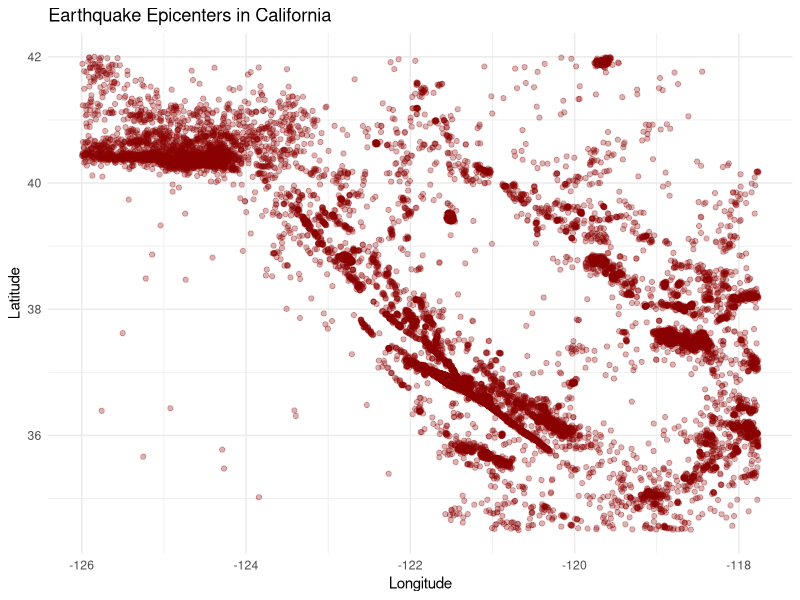
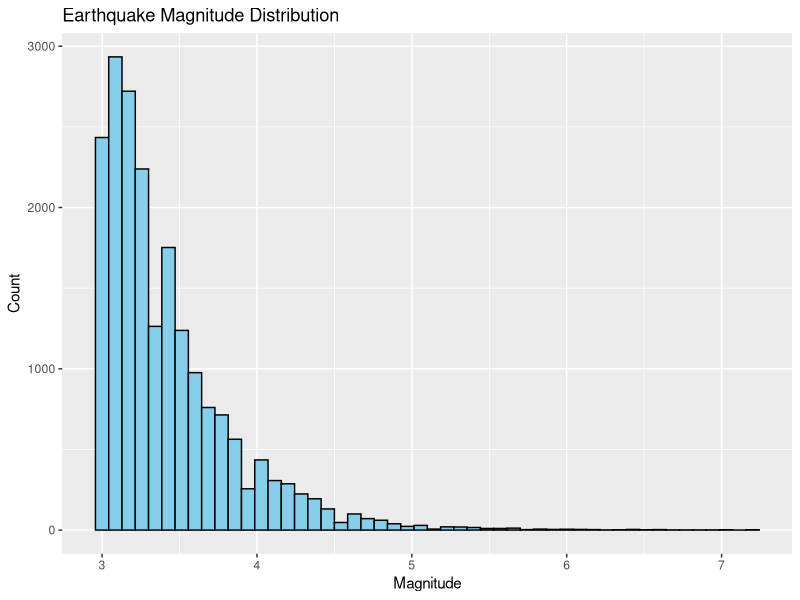
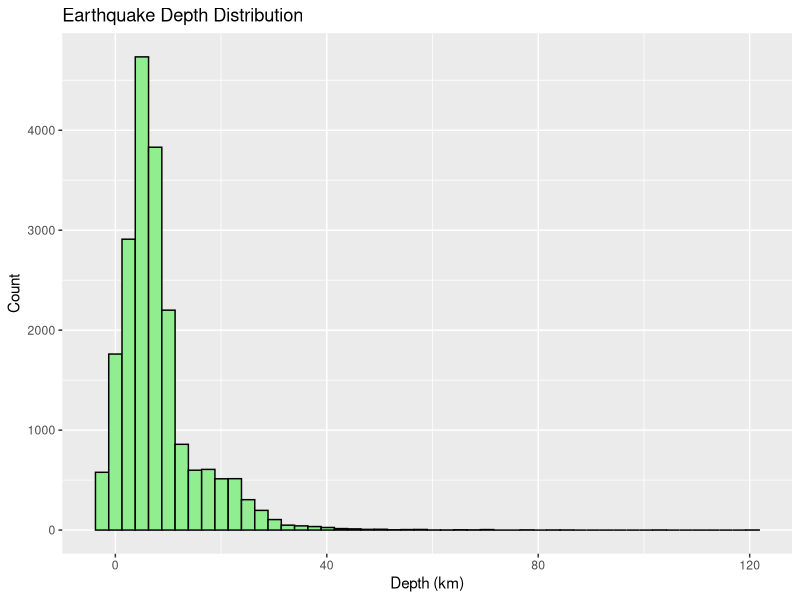
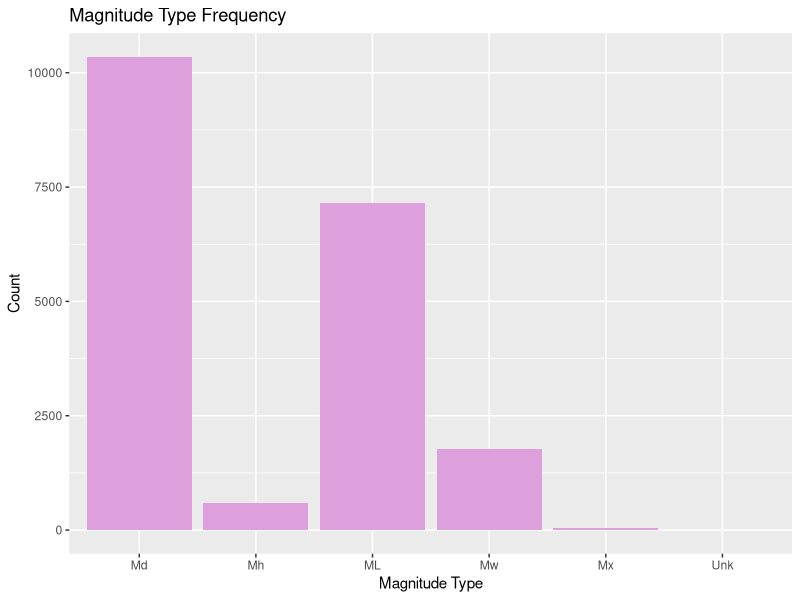
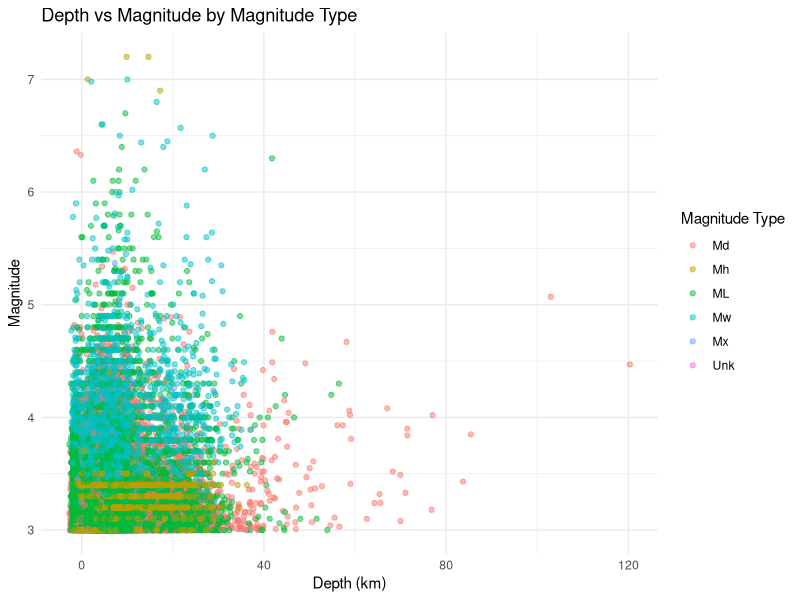
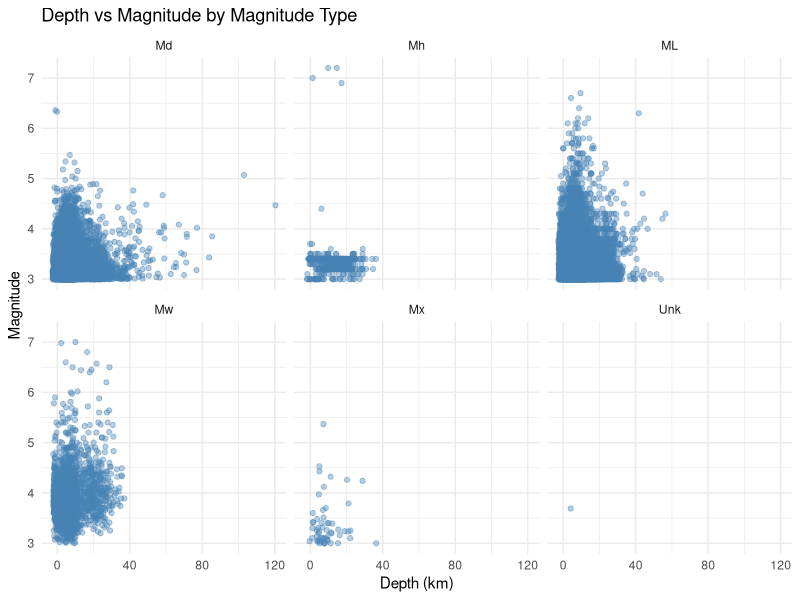
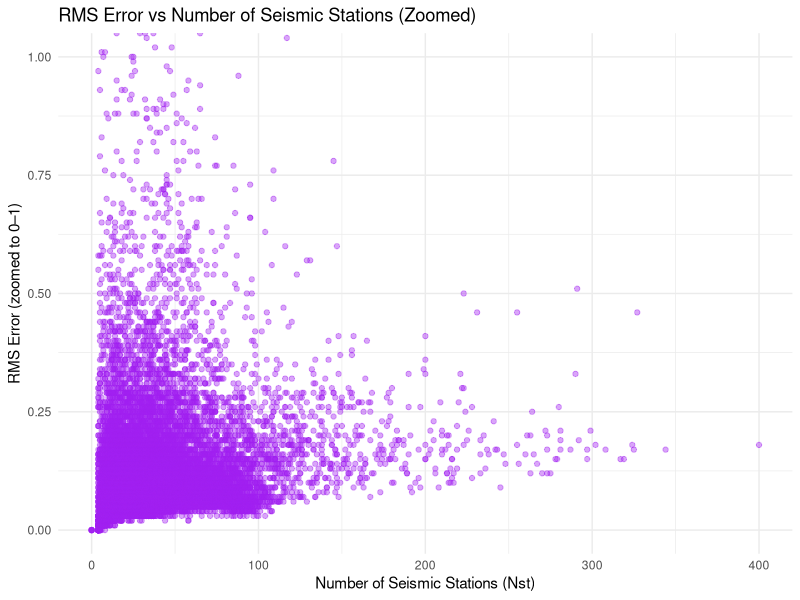
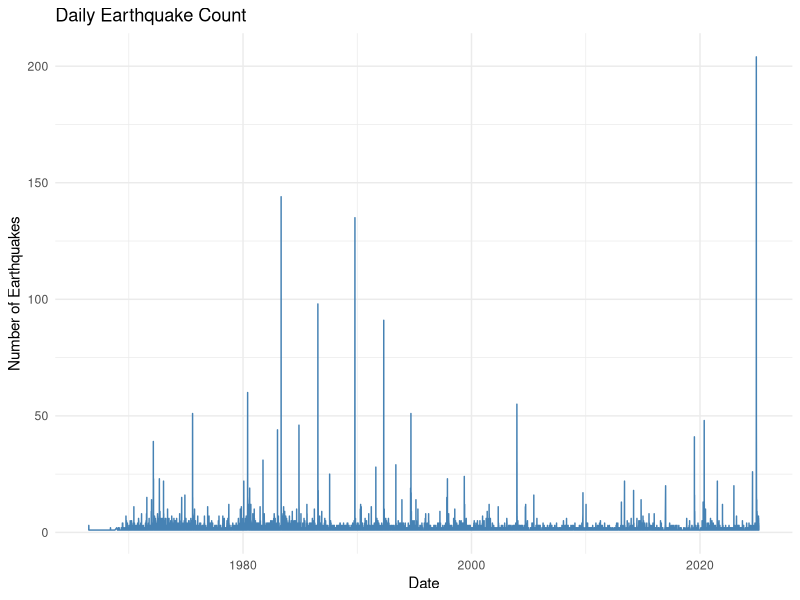

Generate these figures, in order, with R:
getwd()

library(ggplot2)
library(dplyr)
library(lubridate)

df <- read.csv("../cleaned_earthquake_data.csv")

# Combine Date and Time into POSIXct datetime
df$datetime <- as.POSIXct(paste(df$Date, df$Time), format="%Y/%m/%d %H:%M:%OS", tz="UTC")

# Drop rows with invalid datetime
df <- df[!is.na(df$datetime), ]

# Summary
summary(df)
colSums(is.na(df))

# latitude vs longitude: San Andreas Fault confirmed :)
ggplot(df, aes(x = Lon, y = Lat)) +
  geom_point(alpha = 0.3, color = "darkred") +
  labs(
    title = "Earthquake Epicenters in California",
    x = "Longitude",
    y = "Latitude"
  ) +
  theme_minimal()

# Magnitude histogram
# this could give prior intuition?
ggplot(df, aes(x = Mag)) +
  geom_histogram(bins = 50, fill = "skyblue", color = "black") +
  labs(title = "Earthquake Magnitude Distribution", x = "Magnitude", y = "Count")

# Depth histogram
# depth can influence magnitude: https://www.nature.com/articles/365045a0
ggplot(df, aes(x = Depth)) +
  geom_histogram(bins = 50, fill = "lightgreen", color = "black") +
  labs(title = "Earthquake Depth Distribution", x = "Depth (km)", y = "Count")


# Magnitudes type histogram:
# hierarchical model?
ggplot(df, aes(x = Magt)) +
  geom_bar(fill = "plum") +
  labs(title = "Magnitude Type Frequency", x = "Magnitude Type", y = "Count")

# Depth vs Magnitude for each magnitude type
ggplot(df, aes(x = Depth, y = Mag, color = Magt)) +
  geom_point(alpha = 0.5) +
  labs(
    title = "Depth vs Magnitude by Magnitude Type",
    x = "Depth (km)",
    y = "Magnitude",
    color = "Magnitude Type"
  ) +
  theme_minimal()

ggplot(df, aes(x = Depth, y = Mag)) +
  geom_point(alpha = 0.4, color = "steelblue") +
  facet_wrap(~ Magt) +
  labs(
    title = "Depth vs Magnitude by Magnitude Type",
    x = "Depth (km)",
    y = "Magnitude"
  ) +
  theme_minimal()

# Nst vs RMS
# these two can indicate reliability of measurements, which can be used 
# as a variable to model the variance of magnitudes?
ggplot(df, aes(x = Nst, y = RMS)) +
  geom_point(alpha = 0.4, color = "purple") +
  coord_cartesian(ylim = c(0, 1)) +  # Zoom in on y-axis
  labs(
    title = "RMS Error vs Number of Seismic Stations (Zoomed)",
    x = "Number of Seismic Stations (Nst)",
    y = "RMS Error (zoomed to 0–1)"
  ) +
  theme_minimal()

# Earthquake counts per day, average magnitude per day, max magnitude per day
df_daily_summary <- df %>%
  mutate(date_only = as.Date(datetime)) %>%
  group_by(date_only) %>%
  summarise(
    daily_count = n(),
    avg_mag = mean(Mag, na.rm = TRUE),
    max_mag = max(Mag, na.rm = TRUE)
  )

p1 <- ggplot(df_daily_summary, aes(x = date_only, y = daily_count)) +
  geom_line(color = "steelblue") +
  labs(title = "Daily Earthquake Count", x = "Date", y = "Number of Earthquakes") +
  theme_minimal()

p2 <- ggplot(df_daily_summary, aes(x = date_only, y = avg_mag)) +
  geom_line(color = "darkgreen") +
  labs(title = "Daily Average Magnitude", x = "Date", y = "Average Magnitude") +
  theme_minimal()

p3 <- ggplot(df_daily_summary, aes(x = date_only, y = max_mag)) +
  geom_line(color = "firebrick") +
  labs(title = "Daily Maximum Magnitude", x = "Date", y = "Max Magnitude") +
  theme_minimal()

print(p1)
print(p2)
print(p3)

# per month...
df_monthly_summary <- df %>%
  mutate(month = floor_date(datetime, unit = "month")) %>%
  group_by(month) %>%
  summarise(
    monthly_count = n(),
    avg_mag = mean(Mag, na.rm = TRUE),
    max_mag = max(Mag, na.rm = TRUE)
  )

p1 <- ggplot(df_monthly_summary, aes(x = month, y = monthly_count)) +
  geom_line(color = "steelblue") +
  labs(title = "Monthly Earthquake Count", x = "Month", y = "Number of Earthquakes") +
  theme_minimal()


p2 <- ggplot(df_monthly_summary, aes(x = month, y = avg_mag)) +
  geom_line(color = "darkgreen") +
  labs(title = "Monthly Average Magnitude", x = "Month", y = "Average Magnitude") +
  theme_minimal()

p3 <- ggplot(df_monthly_summary, aes(x = month, y = max_mag)) +
  geom_line(color = "firebrick") +
  labs(title = "Monthly Maximum Magnitude", x = "Month", y = "Max Magnitude") +
  theme_minimal()

print(p1)
print(p2)
print(p3)

# per year...
df_yearly_summary <- df %>%
  mutate(year = year(datetime)) %>%
  group_by(year) %>%
  summarise(
    yearly_count = n(),
    avg_mag = mean(Mag, na.rm = TRUE),
    max_mag = max(Mag, na.rm = TRUE)
  )

p1 <- ggplot(df_yearly_summary, aes(x = year, y = yearly_count)) +
  geom_line(color = "steelblue") +
  labs(title = "Yearly Earthquake Count", x = "Year", y = "Number of Earthquakes") +
  theme_minimal()

p2 <- ggplot(df_yearly_summary, aes(x = year, y = avg_mag)) +
  geom_line(color = "darkgreen") +
  labs(title = "Yearly Average Magnitude", x = "Year", y = "Average Magnitude") +
  theme_minimal()

p3 <- ggplot(df_yearly_summary, aes(x = year, y = max_mag)) +
  geom_line(color = "firebrick") +
  labs(title = "Yearly Maximum Magnitude", x = "Year", y = "Max Magnitude") +
  theme_minimal()

print(p1)
print(p2)
print(p3)

# we should do analysis on month or year basis





